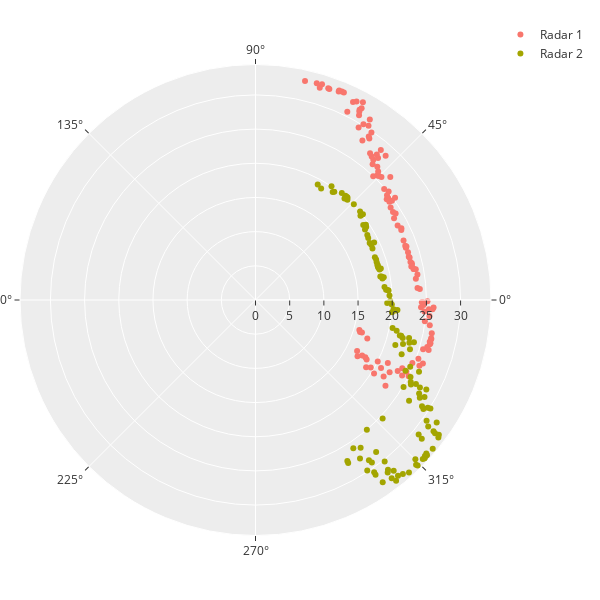

Write notebook code for a chart like this one.
### Markdown cell above
#### Plotting the Bearing

### Code cell
fig = go.Figure()

fig.add_trace(
    go.Scatterpolar(
        r = [b[3] for b in bearing],
        theta = [b[0] for b in bearing],
        mode = 'markers',
        name="Radar 1"
    )
)

fig.add_trace(
    go.Scatterpolar(
        r = [b[4] for b in bearing],
        theta = [b[1] for b in bearing],
        mode = 'markers',
        name="Radar 2"
    )
)

fig.update_layout(
    margin=dict(l=20, r=20, b=20, t=20),
    height=600, width=600,
    yaxis=dict(scaleanchor="x", scaleratio=1),
    xaxis_zeroline=True,
    yaxis_zeroline=True,
    xaxis_zerolinecolor='#969696',
    yaxis_zerolinecolor='#969696',
    xaxis_range=[-25, 25],
    yaxis_range=[-25, 25],
)

fig.show()
